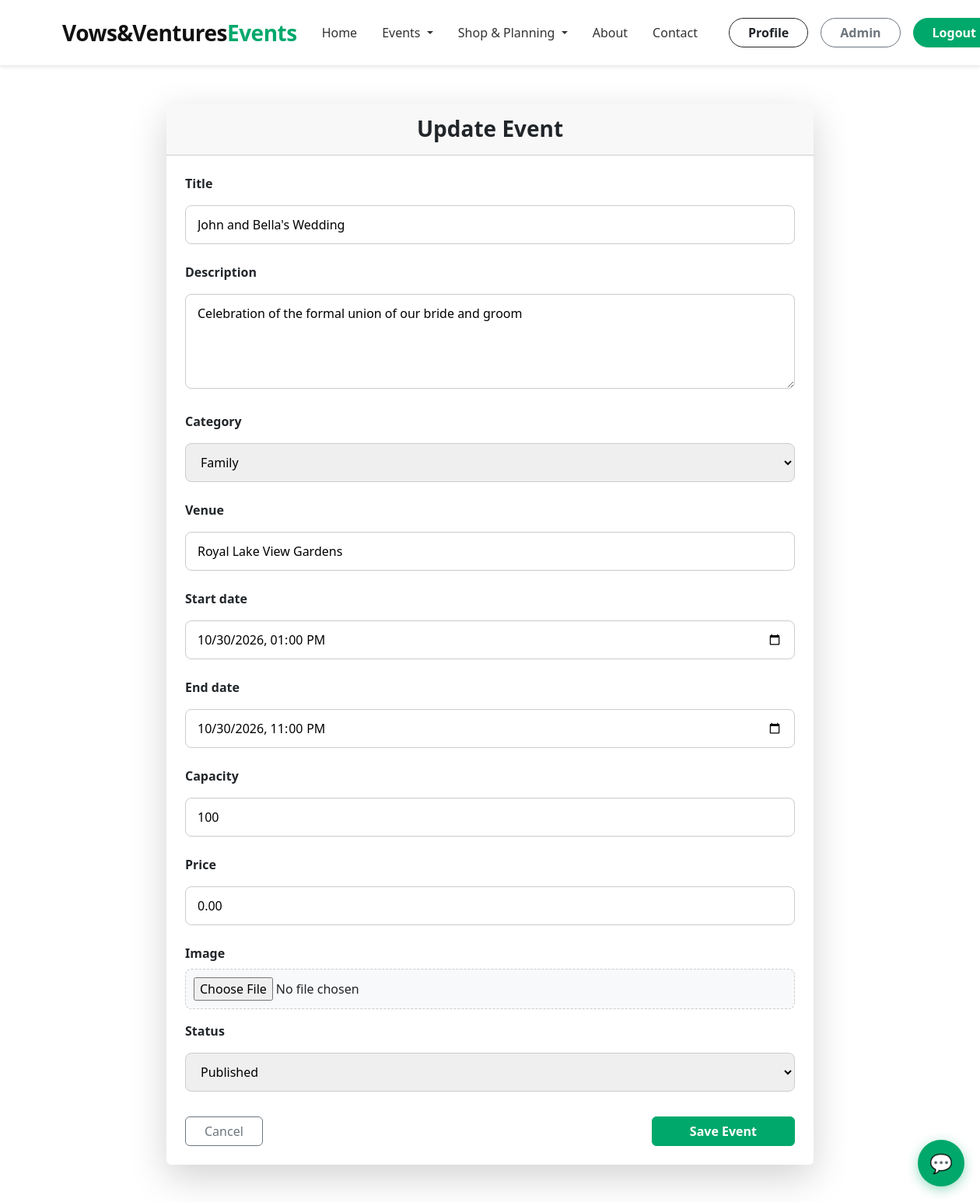
Page /events/john-and-bellas-wedding/edit/ (signed in) on the earlier database version.
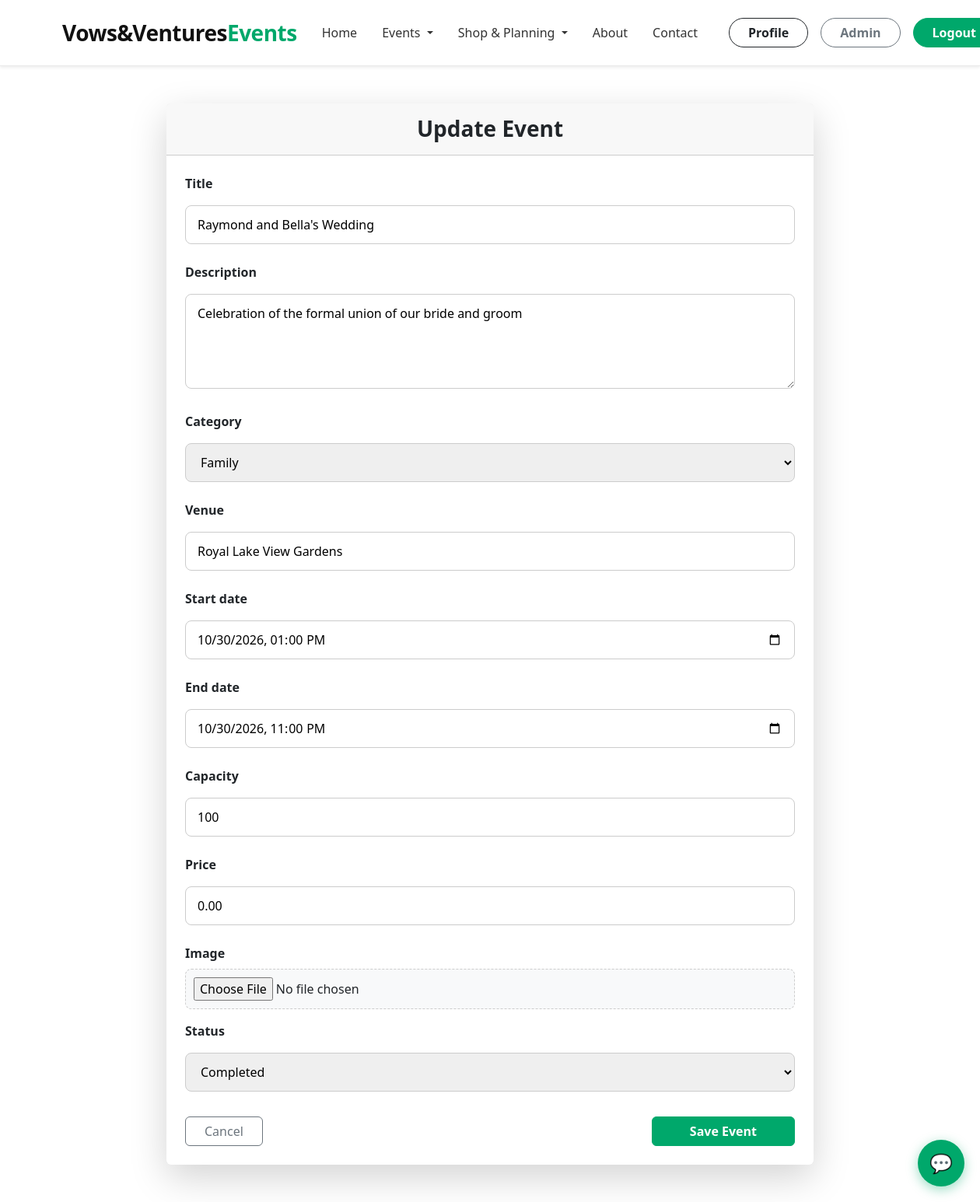
Same page on the later database version.
### EventLaunch/models.py (models this page shows, shortened)
class Event(models.Model):
    STATUS_CHOICES = [
        ('draft', 'Draft'),
        ('published', 'Published'),
        ('cancelled', 'Cancelled'),
        ('completed', 'Completed'),
    ]
    title = models.CharField(max_length=200)
    slug = models.SlugField(max_length=200, unique=True, blank=True)
    description = models.TextField()
    category = models.ForeignKey(Category, on_delete=models.SET_NULL, null=True, related_name='events')
    organizer = models.ForeignKey(User, on_delete=models.CASCADE, related_name='organized_events')
    venue = models.CharField(max_length=200)
    start_date = models.DateTimeField()
    end_date = models.DateTimeField()
    capacity = models.PositiveIntegerField(default=100)
    price = models.DecimalField(max_digits=8, decimal_places=2, default=0.00)
    image = models.ImageField(upload_to='events/', blank=True, null=True)
    status = models.CharField(max_length=20, choices=STATUS_CHOICES, default='draft')
    created_at = models.DateTimeField(auto_now_add=True)
    updated_at = models.DateTimeField(auto_now=True)
    class Meta:
        ordering = ['-start_date']

### EventLaunch/views.py (the view)
# urls.py: path('events/<slug:slug>/edit/', views.event_update, name='event_update'),
@login_required
def event_update(request, slug):
    event = get_object_or_404(Event, slug=slug)
    if event.organizer != request.user:
        messages.error(request, "You can only edit your own events.")
        return redirect('home')
    if request.method == 'POST':
        form = EventForm(request.POST, request.FILES, instance=event)
        if form.is_valid():
            form.save()
            messages.success(request, "Event updated.")
            return redirect('event_detail', slug=event.slug)
    else:
        form = EventForm(instance=event)
    return render(request, 'events/event_form.html', {'form': form, 'action': 'Update'})

### EventLaunch/forms.py (shortened to what this page needs)
class EventForm(forms.ModelForm):
    class Meta:
        model = Event
        fields = ['title', 'description', 'category', 'venue',
                  'start_date', 'end_date', 'capacity', 'price',
                  'image', 'status']
        widgets = {
            'start_date': forms.DateTimeInput(attrs={'type': 'datetime-local'}),
            'end_date':   forms.DateTimeInput(attrs={'type': 'datetime-local'}),
            'description': forms.Textarea(attrs={'rows': 4}),
        }

### EventLaunch/models.py (called while the page is built)
    def __str__(self):
        return self.name

### templates/events/event_form.html (shortened to what this page needs)
{% extends 'base.html' %}
{% block content %}
<div class="row justify-content-center mt-5 mb-5">
  <div class="col-md-8">
    <div class="card shadow-lg border-0">
      <div class="card-header text-center py-3">
        <h3 class="mb-0 fw-bold">{{ action }} Event</h3>
      </div>
      <div class="card-body p-4">
        <form method="post" enctype="multipart/form-data">
          {% for field in form %}
            <div class="mb-3">
              <label for="{{ field.id_for_label }}" class="form-label fw-bold">{{ field.label }}</label>
              {{ field }}
            </div>
          {% endfor %}
          <div class="d-flex justify-content-between mt-4">
            <a href="{% url 'event_list' %}" class="btn btn-outline-secondary px-4">Cancel</a>
            <button type="submit" class="btn btn-success px-5 fw-bold">Save Event</button>
          </div>
        </form>
      </div>
    </div>
  </div>
</div>
{% endblock %}

Differences in the rows shown:
changed Event "Celebration of the formal union of our bride and groom": title "John and Bella's Wedding" → "Raymond and Bella's Wedding"; status "Published" → "Completed"
